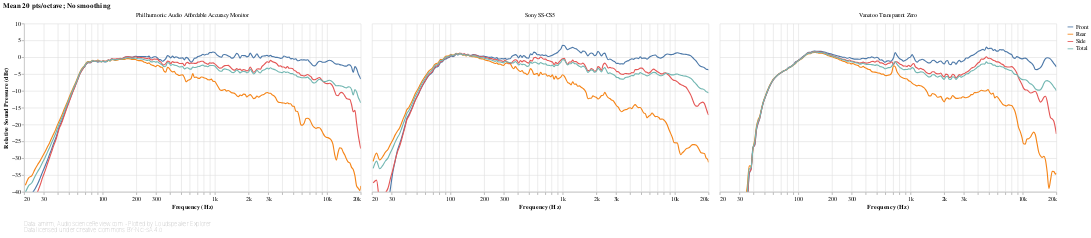

Here is the notebook cell this chart was saved with:
### Markdown cell above
[ANSI-CTA-2034-A](https://shop.cta.tech/products/standard-method-of-measurement-for-in-home-loudspeakers) section 5.2 defines the following Horizontal Reflection curves as the power average of the responses at the following horizontal angles:

- **Front**: ±0-30°
- **Side**: ±40-80°
- **Rear**: ±90-180° (i.e. rear semicircle)

### Code cell
#@markdown
def reflection_responses_chart(axis):
    return frequency_response_db_chart(
        speakers_fr_ready
            .loc[:, f'{axis} Reflections']
            .rename_axis(columns=['Direction'])
            .rename(columns=lambda column:
                    re.sub(f' ?{axis} ?', '', re.sub(' ?Reflection ?', '', column))),
        lambda chart: lsx.util.pipe(chart
            .encode(sound_pressure_yaxis(), key_color()),
            speaker_facet, speaker_input),
        lambda chart: lsx.alt.interactive_line(chart),
        fold={},
        additional_tooltips=[alt.Tooltip('key', type='nominal', title='Direction')],
        sidebyside=True)

reflection_responses_chart('Horizontal')

### Figure 1 — Vega-Lite specification as saved in the notebook (floating-point values rounded to 4 significant figures; data arrays with more than 128 entries replaced by an {"elided": "..."} marker saying what was removed)
{"config": {"view": {"continuousWidth": 400, "continuousHeight": 300, "opacity": 0}}, "vconcat": [{"data": {"name": "data-741d203405837a290f585c259da59a6b"}, "facet": {"type": "nominal", "field": "speaker", "title": null}, "spec": {"layer": [{"mark": {"type": "line", "clip": true, "interpolate": "monotone"}, "encoding": {"opacity": {"condition": {"value": 1, "selection": "selector026"}, "value": 0.2}}, "selection": {"selector026": {"type": "multi", "encodings": ["color"], "bind": "legend"}, "selector028": {"type": "interval", "bind": "scales", "encodings": ["x", "y"]}, "selector029": {"type": "single", "fields": ["speaker"], "bind": {"input": "select", "options": [null, "Philharmonic Audio Affordable Accuracy Monitor", "Sony SS-CS5", "Vanatoo Transparent Zero"], "labels": ["All", "Philharmonic Audio Affordable Accuracy Monitor", "Sony SS-CS5", "Vanatoo Transparent Zero"], "name": "Speaker: "}}}, "title": {"text": "Mean 20 pts/octave; No smoothing", "anchor": "start"}}, {"mark": {"type": "circle", "clip": true, "size": 100}, "encoding": {"fillOpacity": {"condition": {"value": 0.3, "selection": "selector027"}, "value": 0}}, "selection": {"selector027": {"type": "single", "on": "mouseover", "clear": "mouseout", "empty": "none", "encodings": ["x", "y"]}}, "title": {"text": "Mean 20 pts/octave; No smoothing", "anchor": "start"}}], "encoding": {"color": {"type": "nominal", "field": "key", "legend": {"symbolType": "stroke"}, "sort": null, "title": null}, "tooltip": [{"type": "nominal", "field": "key", "title": "Direction"}, {"type": "quantitative", "field": "frequency", "format": ".03s", "title": "Frequency (Hz)"}, {"type": "quantitative", "field": "value", "format": ".2f", "title": "Value (dB)"}], "x": {"type": "quantitative", "axis": {"format": "s"}, "field": "frequency", "scale": {"base": 10, "domain": [20, 20000], "nice": false, "type": "log"}, "title": "Frequency (Hz)"}, "y": {"type": "quantitative", "axis": {"grid": true}, "field": "value", "scale": {"domain": [-40, 10]}, "title": ["Relative Sound Pressure (dBr)"]}}, "height": 300, "transform": [{"flatten": ["frequency", "Front", "Rear", "Side", "Total"]}, {"fold": ["Front", "Rear", "Side", "Total"]}], "width": 600}, "title": {"text": "Mean 20 pts/octave; No smoothing", "anchor": "start"}, "transform": [{"filter": {"selection": "selector029"}}]}, {"mark": "text", "height": 1, "title": {"text": ["Data: amirm, AudioScienceReview.com - Plotted by Loudspeaker Explorer", "Data licensed under Creative Commons BY-NC-SA 4.0"], "anchor": "start", "color": "gray", "fontSize": 10, "fontWeight": "lighter"}, "width": 600}], "resolve": {"legend": {"color": "independent"}}, "$schema": "https://vega.github.io/schema/vega-lite/v4.8.1.json", "datasets": {"data-741d203405837a290f585c259da59a6b": [{"speaker": "Philharmonic Audio Affordable Accuracy Monitor", "frequency": {"elided": "194 float values"}, "Front": {"elided": "194 float values"}, "Rear": {"elided": "194 float values"}, "Side": {"elided": "194 float values"}, "Total": {"elided": "194 float values"}}, {"speaker": "Sony SS-CS5", "frequency": {"elided": "194 float values"}, "Front": {"elided": "194 float values"}, "Rear": {"elided": "194 float values"}, "Side": {"elided": "194 float values"}, "Total": {"elided": "194 float values"}}, {"speaker": "Vanatoo Transparent Zero", "frequency": {"elided": "194 float values"}, "Front": {"elided": "194 float values"}, "Rear": {"elided": "194 float values"}, "Side": {"elided": "194 float values"}, "Total": {"elided": "194 float values"}}]}}
